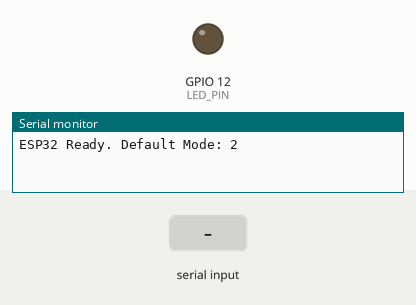
Recording of a sketch running on a simulated ESP32. On the bench: output pins drawn as LEDs (lit = HIGH), the last lines printed to the serial monitor. Dashed ring = blinking. The inputs (shaded band) are chosen by the test bench.

Above: at 1.2 s.
1.3 s: "0" received over Serial
At 2.4 s:
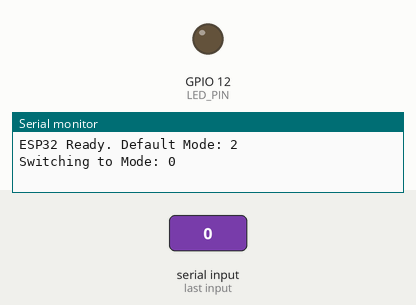
2.8 s: "1" received over Serial
At 3.6 s:
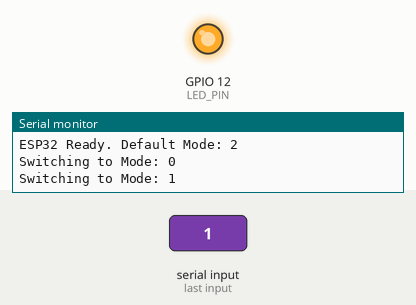
4.3 s: "2" received over Serial
At 5.55 s:
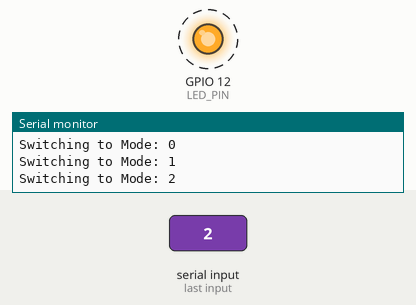
Timing chart, 0 to 13.3 s (numbered marks = the images above; inputs shaded):
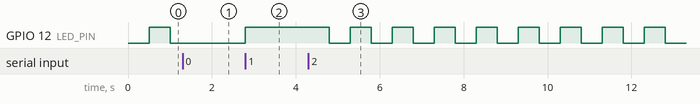

Measured:
- after the input at 1.3 s, GPIO 12 (LED_PIN): stays LOW (without the input it goes to HIGH after 0.20 s)
- after the input at 2.8 s, GPIO 12 (LED_PIN): LOW → HIGH at once
- after the input at 4.3 s, GPIO 12 (LED_PIN): alternates HIGH for 0.50 s and LOW for 0.50 s, starting after 0.50 s

The sketch:

light012.ino
```cpp
 #define LED_PIN 12  // 已修改引脚号为 12

int currentMode = 2; // 默认上电运行模式 2
unsigned long previousMillis = 0;
const long interval = 500; // 0.5 秒 = 500 毫秒
bool ledState = LOW;

void setup() {
  pinMode(LED_PIN, OUTPUT);
  Serial.begin(115200); // 波特率设置为 115200

  // 打印启动信息
  Serial.println("ESP32 Ready. Default Mode: 2");
}

void loop() {
  // 1. 检查串口是否有数据
  if (Serial.available() > 0) {
    char incomingChar = Serial.read();

    // 过滤并处理指令
    if (incomingChar == '0' || incomingChar == '1' || incomingChar == '2') {
      currentMode = incomingChar - '0'; // 字符转为数字 0, 1, 2
      Serial.print("Switching to Mode: ");
      Serial.println(currentMode);
    }
    else if (incomingChar == '9') {
      // 收到问号，返回当前模式号
      Serial.print(currentMode);
    }
  }

  // 2. 根据当前模式执行对应的 LED 逻辑
  switch (currentMode) {
    case 0:
      // 模式 0：熄灭 LED
      digitalWrite(LED_PIN, LOW);
      break;

    case 1:
      // 模式 1：点亮并保持长亮
      digitalWrite(LED_PIN, HIGH);
      break;

    case 2:
      // 模式 2：以 0.5 秒间隔闪烁（非阻塞）
      unsigned long currentMillis = millis();
      if (currentMillis - previousMillis >= interval) {
        previousMillis = currentMillis;
        ledState = !ledState; // 反转 LED 状态
        digitalWrite(LED_PIN, ledState);
      }
      break;
  }
}
```
